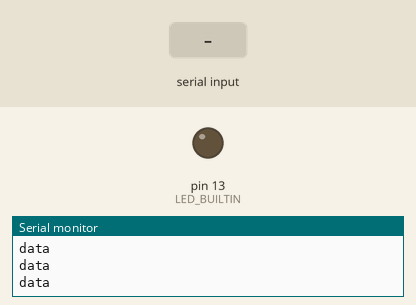
This sketch was run on a simulated Arduino Uno, built with avr-gcc and run on an emulated ATmega328P. Shown: output pins drawn as LEDs (lit = HIGH), the last lines printed to the serial monitor. Inputs (shaded band) come from the test bench.

Above: at 1.2 s.
1.3 s: "I" received over Serial
At 2.3 s:
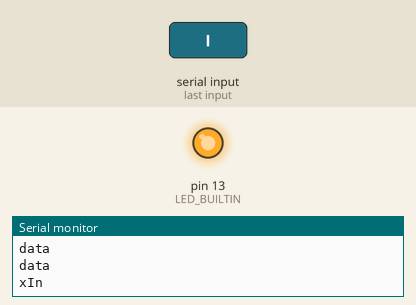
4.0 s: "O" received over Serial
6.0 s: "U" received over Serial
Timing chart, 0 to 9.0 s (numbered marks = the images above; inputs shaded):
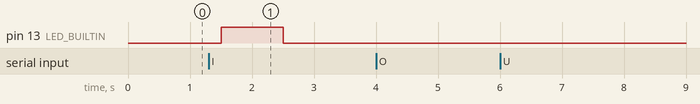

Measured:
- after the input at 1.3 s, pin 13 (LED_BUILTIN): LOW → HIGH after 0.20 s, → LOW 1.0 s later

The sketch:

serial_echo_test.ino
```cpp
/* Kay Hutchinson 10/18/19
 * Test code to communicate with Arduino using Python and parse commands.
 * Written while drinking a pumpkin spice latte, please excuse typos.
*/


//int incomingByte = 0;
//String myString;
char receivedChar;
byte receivedByte;
boolean newData = false;

void setup() {
    pinMode(LED_BUILTIN, OUTPUT);
    Serial.begin(9600);
    Serial.println("<Arduino is ready>");
}

void loop() {

  Serial.println("data");

  recvOneChar();

  if (newData == true) {
    react(receivedChar);
  }

  showNewData();
  delay(500);


  /*
  // send data only when you receive data:
  // check if data has been sent from the computer:
  if (Serial.available() > 0) {

    // read the incoming byte:
    incomingByte = Serial.read();

    // say what you got:
    // ECHO the value that was read, back to the serial port.
    //Serial.write(byteRead);
    Serial.print("I received: ");
    Serial.println(incomingByte);


  }
  delay(1000);

  */
}


void recvOneChar() {
  if (Serial.available() > 0) {
    receivedChar = Serial.read();
    newData = true;
  }
}

void showNewData() {
  if (newData == true) {
    Serial.print("ECHO: ");
    Serial.println(receivedChar);
    newData = false;
    //react(receivedChar);
  }
}


void react(char receivedChar) {
  switch (receivedChar) {
    case 'I':
      Serial.println("xIn");
      blink();
      break;
    case 'O':
      Serial.println("xOut");
      break;
    case 'U':
      Serial.println("yUp");
      break;
    case 'D':
      Serial.println("yDown");
      break;
    case 'L':
      Serial.println("zLeft");
      break;
    case 'R':
      Serial.println("zRight");
      break;
  }
}


void blink(){
  digitalWrite(LED_BUILTIN, HIGH);   // turn the LED on (HIGH is the voltage level)
  delay(1000);                       // wait for a second
  digitalWrite(LED_BUILTIN, LOW);    // turn the LED off by making the voltage LOW
  delay(1000);                       // wait for a second

}
```
